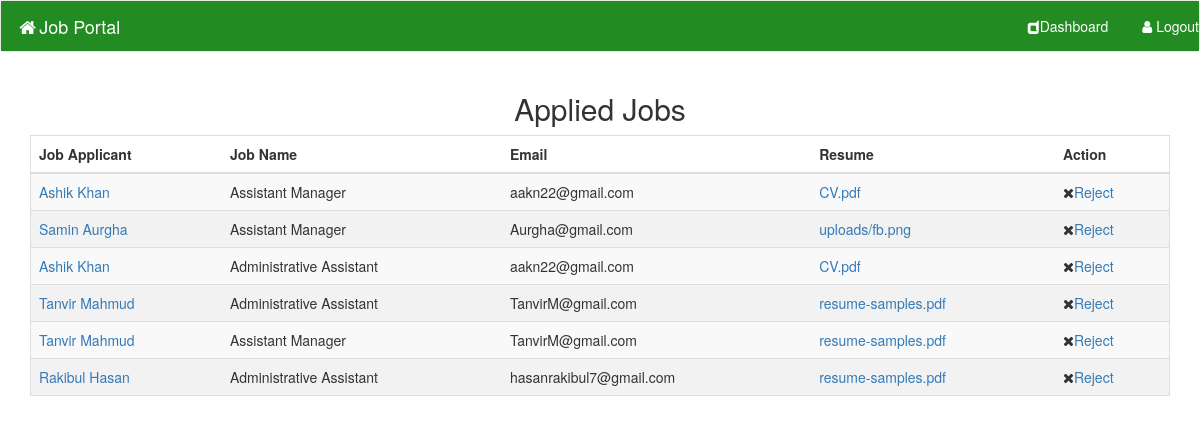
The page /company/appliedperson.php (signed in) on the database its author committed.
### tables this page shows
CREATE TABLE `apply_job_post` (
  `id_apply` int(11) NOT NULL,
  `id_jobpost` int(11) NOT NULL,
  `id_company` int(11) NOT NULL,
  `id_user` int(11) NOT NULL
);

CREATE TABLE `users` (
  `id_user` int(11) NOT NULL,
  `firstname` varchar(255) NOT NULL,
  `lastname` varchar(255) NOT NULL,
  `email` varchar(255) NOT NULL,
  `password` varchar(255) NOT NULL,
  `address` text,
  `city` varchar(255) DEFAULT NULL,
  `contactno` varchar(255) DEFAULT NULL,
  `qualification` varchar(255) DEFAULT NULL,
  `passingyear` varchar(255) DEFAULT NULL,
  `dob` varchar(255) DEFAULT NULL,
  `age` varchar(255) DEFAULT NULL,
  `designation` varchar(255) DEFAULT NULL,
  `Resume` varchar(5000) DEFAULT NULL,
  `ProPic` varchar(300) DEFAULT NULL
);

CREATE TABLE `job_post` (
  `id_jobpost` int(11) NOT NULL,
  `id_company` int(11) NOT NULL,
  `jobtitle` varchar(255) NOT NULL,
  `description` text NOT NULL,
  `minimumsalary` varchar(255) NOT NULL,
  `maximumsalary` varchar(255) NOT NULL,
  `experience` varchar(255) NOT NULL,
  `qualification` varchar(255) NOT NULL,
  `createdat` timestamp NOT NULL DEFAULT CURRENT_TIMESTAMP
);

### company/appliedperson.php (the view, shortened to what this page needs)
<?php
  require_once("../db.php");
?>
<!DOCTYPE html>
<html lang="en">
  <head>
    <link rel="stylesheet" href="https://maxcdn.bootstrapcdn.com/bootstrap/3.3.7/css/bootstrap.min.css">
    <link rel="stylesheet" href="https://cdnjs.cloudflare.com/ajax/libs/font-awesome/4.7.0/css/font-awesome.min.css">
  </head>
  <body>
    <header>
	<nav class="navbar navbar-default">
  <div class="topnav">
    <div class="navbar-header">
      <a class="navbar-brand" href="../index.php" style="text-decoration:none; color:white;"><i class="fa fa-fw fa-home"></i>Job Portal</a>
    </div>
     <div class="topnav">
       <ul class="nav navbar-nav navbar-right">
         <li><a href="dashboard.php" style="text-decoration:none; color:white;"><i class="fa fa-dashcube"></i>Dashboard</a></li>
         <li><a href="../logout.php" style="text-decoration:none; color:white;"><i class="fa fa-fw fa-user"></i>Logout</a></li>
       </ul>
     </div>
   </div>
 </nav>
</header>
  <div class="container">
    <div class="row">
      <div class="col-md-12">
        <div class="table-responsive">
          <h2 class="text-center">Applied Jobs</h2>
          <table class="table table-striped">
            <thead>
              <th>Job Applicant</th>
              <th>Job Name</th>
              <th>Email</th>
              <th>Resume</th>
              <th>Action</th>
            </thead>
            <tbody>
              <?php
                $sql="SELECT * FROM apply_job_post INNER JOIN job_post ON apply_job_post.id_jobpost=job_post.id_jobpost INNER JOIN users ON apply_job_post.id_user=users.id_user WHERE apply_job_post.id_company='$_SESSION[id_user]' ";
                $result=$conn->query($sql);
                if($result->num_rows>0){
                while($row=$result->fetch_assoc())
                {
                  ?>
                  <tr>
                    <td><a href="viewprofile.php?id=<?php echo $row['id_user']; ?>&id_jobpost=<?php echo $row['id_jobpost']; ?>"><?php echo $row['firstname']; ?> <?php echo $row['lastname']; ?></td>
                    <td><?php echo $row['jobtitle']; ?></td>
                    <td><?php echo $row['email']; ?></td>
                    <td><a href="viewresume.php?id=<?php echo $row['id_user']; ?>&id_jobpost=<?php echo $row['id_jobpost']; ?>"><?php echo $row['Resume']; ?></a></td>
                    <td><i class="fa fa-remove"></i><a href="rejected-job-post.php?id=<?php echo $row['id_jobpost']; ?>&id_jobpost=<?php echo $row['id_jobpost']; ?>">Reject</a></td>
                  </tr>
                  <?php
                }
              }
              ?>
            </tbody>
          </table>
        </div>
      </div>
    </div>
  </div>
  </body>
</html>

### company/appliedperson.php (style rules this page uses)
table { border-collapse: collapse; border-spacing: 0; width: 100%; border: 1px solid #ddd; }
th, td { text-align: left; padding: 16px; }
tr:nth-child(even) { background-color: #f2f2f2 }
* { box-sizing: border-box; }
.topnav { overflow: hidden; background-color: #228B22; }

### rows shown on the page
apply_job_post: id_user.firstname "Ashik", id_user.lastname "Khan", id_jobpost.jobtitle "Assistant Manager", id_user.email "aakn22@gmail.com", id_user.Resume "CV.pdf"
apply_job_post: id_user.firstname "Samin", id_user.lastname "Aurgha", id_jobpost.jobtitle "Assistant Manager", id_user.email "Aurgha@gmail.com", id_user.Resume "uploads/fb.png"
apply_job_post: id_user.firstname "Ashik", id_user.lastname "Khan", id_jobpost.jobtitle "Administrative Assistant", id_user.email "aakn22@gmail.com", id_user.Resume "CV.pdf"
apply_job_post: id_user.firstname "Tanvir", id_user.lastname "Mahmud", id_jobpost.jobtitle "Administrative Assistant", id_user.email "TanvirM@gmail.com", id_user.Resume "resume-samples.pdf"
apply_job_post: id_user.firstname "Tanvir", id_user.lastname "Mahmud", id_jobpost.jobtitle "Assistant Manager", id_user.email "TanvirM@gmail.com", id_user.Resume "resume-samples.pdf"
apply_job_post: id_user.firstname "Rakibul", id_user.lastname "Hasan", id_jobpost.jobtitle "Administrative Assistant", id_user.email "hasanrakibul7@gmail.com", id_user.Resume "resume-samples.pdf"
